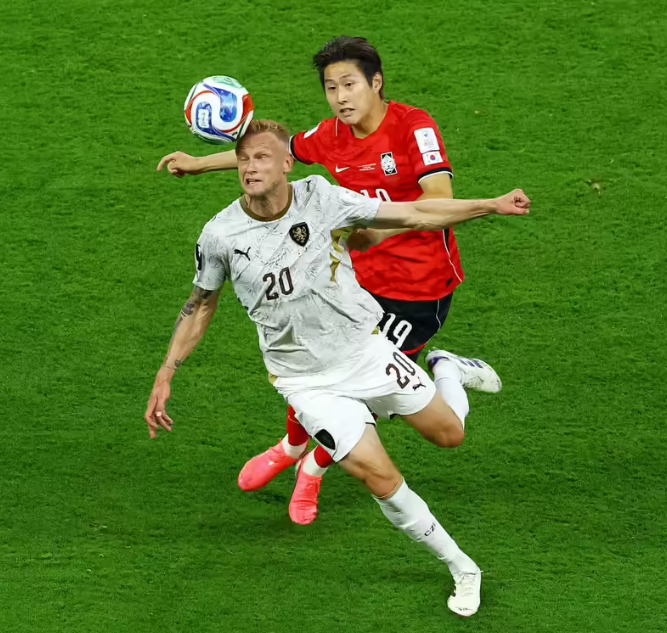
#> input picture 05-football-cnn/data/images/image_1.png, 667 x 633 px; its folder holds only this picture in this run
$ python train_model_x.py
#> lines starting #> are read from the running program, lines starting #| are printed output that depends on the picture
"""Train model_x: spatial-heatmap ball localizer (WhyyTorch).

Why this can work (vs flatten -> 5 regression):
  - Keeps a spatial map through the whole net
  - Predicts an 8x8 (or 16x16) heatmap, not one global (cx, cy)
  - Soft Gaussian target at the ball center — dense, local supervision

Usage:
  python train_model_x.py

Edit the CONFIG block below to change training params.
"""

from __future__ import annotations

import json
import sys
import time
from pathlib import Path

import cv2
import matplotlib.pyplot as plt
import numpy as np
from numpy.lib.stride_tricks import as_strided

ROOT = Path(__file__).resolve().parent
sys.path.insert(0, str(ROOT.parent / "00-foundation"))

from Autograd import WhyyTorch as wt

DATA_DIR = ROOT / "data" / "images"
LABELS_PATH = ROOT / "data" / "labels.json"
CKPT_PATH = ROOT / "model_x_weights.npz"
VIS_PATH = ROOT / "model_x_val_preview.png"

# ---------------------------------------------------------------------------
# CONFIG — edit these, then run: python train_model_x.py
# ---------------------------------------------------------------------------
EPOCHS = 6
LR = 5e-3
IMG_SIZE = 128         # must be divisible by 8 (64 -> 8x8 heatmap, 128 -> 16x16)
SEED = 41
TRAIN_FRAC = 0.8
TRAIN_LIMIT = None     # e.g. 100 to smoke-test; None = all train images
VAL_LIMIT = None       # e.g. 40 during epochs; None = full val each epoch
LOG_EVERY = 100        # print running loss every N steps; 0 = quiet
CONF_THRESH = 0.35     # peak heatmap >= this => "ball present"
HIT_THRESH = 0.20      # |dx|+|dy| below this counts as localization hit

# Heatmap target / loss — stops the "predict all zeros" cheat
SIGMA_CELLS = 1.75     # wider Gaussian blob (was ~1.0)
POS_WEIGHT = 50.0      # weight on ball cells vs background in loss
HEAD_BIAS_INIT = -1.0  # last-layer bias; sigmoid(-1)≈0.27 so not stuck at 0

# ---------------------------------------------------------------------------
# Layers (padding + vectorized im2col / pool)
# ---------------------------------------------------------------------------


# [23 lines left out: functions _as_wt, sigmoid, not called in this run]


class Conv2d:
    # [74 lines left out: functions __init__, forward, not called in this run]

    def parameters(self):
        return [self.kernels, self.biases]


class MaxPool2d:
    def __init__(self, kernel_size=2):
        self.kernel_size = kernel_size

    # [33 lines left out: function forward, not called in this run]

    def parameters(self):
        return []


class ReLU:
    def forward(self, x):
        return _as_wt(x).relu()

    def parameters(self):
        return []


class Sequential:
    def __init__(self, *layers):
        self.layers = list(layers)

    # [5 lines left out: function __call__, not called in this run]

    def parameters(self):
        return [p for layer in self.layers for p in layer.parameters()]

    def zero_grad(self):
        for p in self.parameters():
            p.zero_grad()

    # [33 lines left out: functions step, build_model_x, not called in this run]


def grid_size(img_size: int) -> int:
    return img_size // 8


def make_heatmap_target(cx, cy, has_ball: bool, grid: int, sigma_cells: float = SIGMA_CELLS) -> np.ndarray:
    """Soft Gaussian blob on the grid (peak=1). Zeros if no ball."""
    if not has_ball:
        return np.zeros((grid, grid), dtype=np.float32)
    yy, xx = np.mgrid[0:grid, 0:grid].astype(np.float32)
    x = (xx + 0.5) / grid
    y = (yy + 0.5) / grid
    sigma = sigma_cells / grid
    d2 = (x - float(cx)) ** 2 + (y - float(cy)) ** 2
    g = np.exp(-d2 / (2.0 * sigma * sigma))
    g = (g / (g.max() + 1e-8)).astype(np.float32)
    return g


# [29 lines left out: functions heatmap_loss, decode_heatmap, not called in this run]


# ---------------------------------------------------------------------------
# Data ingestion (source-grouped split — no aug leakage)
# ---------------------------------------------------------------------------


def load_dataset(img_size: int):
#> called with img_size = 128
    labels = json.loads(LABELS_PATH.read_text())
#> (reads 05-football-cnn/data/labels.json from the repository)
    X, Y_heat, meta = [], [], []
    grid = grid_size(img_size)

    for item in labels:
        path = DATA_DIR / item["image"]
        img = cv2.imread(str(path))
#> img is the input picture: shape (633, 667, 3); mean B, G, R 40.9, 118.8, 82.7
        if img is None:
            raise FileNotFoundError(path)
        img = cv2.cvtColor(img, cv2.COLOR_BGR2RGB)
        img = cv2.resize(img, (img_size, img_size))
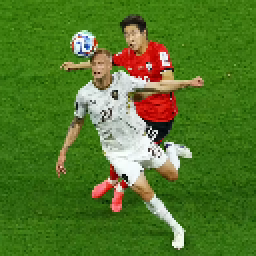
#> img: shape (128, 128, 3) (shown 2 times larger); mean R, G, B 82.7, 118.8, 40.9
        img = img.astype(np.float32) / 255.0

        has_ball = bool(item.get("has_ball"))
        cx = item.get("cx") or 0.0
        cy = item.get("cy") or 0.0
        heat = make_heatmap_target(cx, cy, has_ball, grid)

        group = item.get("source", item["image"])
        X.append(img)
        Y_heat.append(heat)
        meta.append(
            {
                "image": item["image"],
                "group": group,
                "has_ball": has_ball,
                "cx": float(cx) if has_ball else None,
                "cy": float(cy) if has_ball else None,
            }
        )

    return np.array(X), np.array(Y_heat), meta, grid


# [66 lines left out: functions source_grouped_split, eval_split, save_model, not called in this run]


def train():
    np.random.seed(SEED)
    print("Loading data...")
    X, Y, meta, grid = load_dataset(IMG_SIZE)
    (x_train, y_train, m_train), (x_val, y_val, m_val), n_tr_g, n_va_g = source_grouped_split(
        X, Y, meta, seed=SEED, train_frac=TRAIN_FRAC
    )
    print(
        f"images={len(X)}  train={len(x_train)} ({n_tr_g} sources)  "
        f"val={len(x_val)} ({n_va_g} sources)  img={IMG_SIZE}  grid={grid}x{grid}"
    )

    model_x = build_model_x(IMG_SIZE)
    logits = model_x(x_train[0])
    print(f"model_x out shape: {logits.shape}  (expect {(grid, grid, 1)})")
    assert logits.shape[:2] == (grid, grid)

    n_train = len(x_train) if TRAIN_LIMIT is None else min(TRAIN_LIMIT, len(x_train))
    print(
        f"Training model_x on {n_train}/{len(x_train)} train images, "
        f"lr={LR}, epochs={EPOCHS}, pos_weight={POS_WEIGHT}, sigma={SIGMA_CELLS}"
    )

    t0 = time.perf_counter()
    for epoch in range(EPOCHS):
        order = np.random.permutation(n_train)
        total = 0.0
        for step, i in enumerate(order):
            model_x.zero_grad()
            logits = model_x(x_train[i])
            loss, _ = heatmap_loss(logits, y_train[i])
            loss.backward()
            model_x.step(LR)
            total += float(loss.data)
            if LOG_EVERY and (step + 1) % LOG_EVERY == 0:
                print(f"  epoch {epoch} step {step+1}/{n_train}  running_loss={total/(step+1):.4f}")

        train_loss = total / n_train
        val_n = len(x_val) if VAL_LIMIT is None else min(VAL_LIMIT, len(x_val))
        metrics = eval_split(model_x, x_val[:val_n], y_val[:val_n], m_val[:val_n])
        print(
            f"epoch {epoch}: train_loss={train_loss:.4f}  "
            f"val_loss={metrics['loss']:.4f}  "
            f"presence_acc={metrics['presence_acc']:.3f}  "
            f"hit@{HIT_THRESH:.2f}={metrics['hit_rate']:.3f}  "
            f"loc_L1={metrics['loc_l1']:.3f}"
        )

    print("\nFinal validation (full val set):")
    final = eval_split(model_x, x_val, y_val, m_val)
    print(
        f"  val_loss={final['loss']:.4f}  presence_acc={final['presence_acc']:.3f}  "
        f"hit@{HIT_THRESH:.2f}={final['hit_rate']:.3f}  loc_L1={final['loc_l1']:.3f}  "
        f"(n={final['n']}, balls={final['n_ball']})"
    )

    print("\nSample predictions (val):")
    for i in range(min(5, len(x_val))):
        logits = model_x(x_val[i])
        _, pred = heatmap_loss(logits, y_val[i])
        px, py, pconf = decode_heatmap(pred.data)
        m = m_val[i]
        gt = f"({m['cx']:.2f},{m['cy']:.2f})" if m["has_ball"] else "no-ball"
        print(
            f"  {m['image']}: pred=({px:.2f},{py:.2f}) conf={pconf:.2f}  gt={gt}  "
            f"group={m['group']}"
        )

    save_model(model_x)
    visualize_val_predictions(model_x, x_val, y_val, m_val, n=5)
    print(f"Done in {time.perf_counter() - t0:.1f}s")
    return model_x, final


# [52 lines left out: function visualize_val_predictions, not called in this run]


if __name__ == "__main__":
#> (the run stopped early here; a loop or call above may not have finished)
